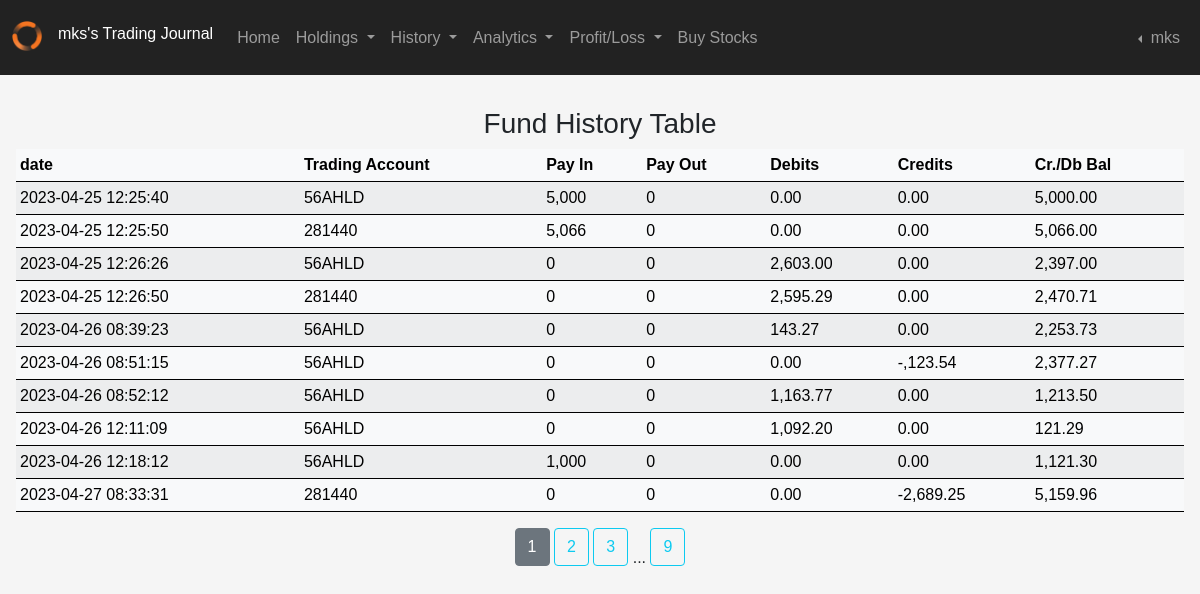
The page /fund_history_page (signed in) on the database its author committed.
### applications/models.py (models this page shows, shortened)
class Users(db.Model, UserMixin):
    __tablename__ = "users"
    id = db.Column(db.Integer(), primary_key=True, autoincrement=True, nullable=False)
    date = db.Column(db.DateTime, server_default=db.func.now(), nullable=False)
    username = db.Column(db.String(45), unique=True, nullable=False)
    email = db.Column(db.String(45), unique=True, nullable=False)
    hash_password = db.Column(db.String(60), nullable=False)
    last_logged = db.Column(db.DateTime, server_default=db.func.now(), server_onupdate=db.func.now(), nullable=False)
    script = db.relationship('Transactions', backref='owner_id', lazy=True)
    brokers = db.relationship('Brokers', backref="user_brokers", lazy=True)
    research = db.relationship('Research', backref="user_research", lazy=True)
    funds = db.relationship('Funds', backref="user_funds", lazy=True)
    @property
    def password(self):
        return self.password

class Funds(db.Model):
    __tablename__ = "funds"
    id = db.Column(db.Integer(), primary_key=True, autoincrement=True, nullable=False)
    date = db.Column(db.DateTime, server_default=db.func.now(), nullable=False)
    user_id = db.Column(db.Integer(), db.ForeignKey('users.id', ondelete='CASCADE', deferrable=False))
    trading_code = db.Column(db.String(length=45), nullable=False)
    pay_in = db.Column(db.Integer(), default=0.00, nullable=False)
    debits = db.Column(db.Float(), default=0.00, nullable=False)
    credits = db.Column(db.Float(), default=0.00, nullable=False)
    pay_out = db.Column(db.Integer(), default=0.00, nullable=False)
    balance = db.Column(db.Float(), default=0.00, nullable=False)

### applications/routers/fund_history_route.py (the view)
@app.route('/fund_history_page', methods=['GET', 'POST'])
@login_required
def fund_history_page():
    from applications.models import Funds
    page = request.args.get('page', 1, int)
    fund_data = Funds.query.filter(Funds.user_id == current_user.id).paginate(page=page, per_page=10)
    for i in fund_data:
        print()
        print(f"{i.trading_code} ---> {i.balance}")
        print()
    return render_template('fund_history.html', fund_data=fund_data)

### applications/models.py (called while the page is built)
@login_manager.user_loader
def load_user(user_id):
    return Users.query.get(int(user_id))

### applications/routers/layout_route.py (called while the page is built)
@app.context_processor
def layout_page():
    acs_form = AutoCompleteSearchForm()
    return dict(acs_form=acs_form)

### applications/templates/fund_history.html (shortened to what this page needs)
{% extends 'layout.html' %}
{% block content %}
        <div class="table">
            <div class='text-center'><h3>Fund History Table</h3></div>
            <table class="table table-light table-striped table-sm tableFixHead">
                <thead>
                    <tr>
                        <th scope="col">date</th>
                        <th scope="col">Trading Account</th>
                        <th scope="col">Pay In</th>
                        <th scope="col">Pay Out</th>
                        <th scope="col">Debits</th>
                        <th scope="col">Credits</th>
                        <th scope="col">Cr./Db Bal</th>
                    </tr>
                </thead>
                <tbody>
                        {% for fd in fund_data.items %}
                        <tr>
                            <td>{{ fd.date }}</td>
                            <td>{{ fd.trading_code }}</td>
                            <td>{{ format_price (fd.pay_in )}}</td>
                            <td>{{ format_price (fd.pay_out) }}</td>
                            <td>{{ format_price (fd.debits )}}</td>
                            <td>{{ format_price (fd.credits) }}</td>
                            <td>{{ format_price (fd.balance) }}</td>
                        </tr>
                        {% endfor %}
                </tbody>
            </table>
            <div class="text-center paginated">
                {% for page_num in fund_data.iter_pages(left_edge=1, right_edge=1, left_current=1, right_current=2) %}
                    {% if page_num %}
                        {% if fund_data.page == page_num %}
                            <a class="btn btn-secondary mb-4" id="btn-current" href="{{ url_for('fund_history_page', page=page_num) }}">{{ page_num }}</a>
                        {% else %}
                            <a class="btn btn-outline-info mb-4" href="{{ url_for('fund_history_page', page=page_num) }}">{{ page_num }}</a>
                        {% endif %}
                    {% else %}
                        ...
                    {% endif %}
                {% endfor %}
            </div>
        </div>
{% endblock content %}
{%- macro format_price(price, thousand_separator=',', decimal_separator='.', decimal_places=2) -%}
{%- set price_as_string = price | string -%}
{%- set price_split = price_as_string.split('.') -%}
{%- set price_integer = price_split[0] -%}
{%- if price_split | count > 1 -%}
{%- set price_fraction = price_split[1] -%}
{%- if price_fraction | length < decimal_places -%}
{%- set price_fraction = price_fraction.ljust(decimal_places, '0') -%}
{%- else -%}
{%- set price_fraction = price_fraction[:decimal_places] -%}
{%- endif -%}
{%- else -%}
{%- set price_fraction = '' -%}
{%- endif -%}
{%- set formatted_price_integer = price_integer | reverse | batch(3) | map('join', '') | join(thousand_separator) | reverse -%}
{%- if price_fraction != '' -%}
{%- set formatted_price = formatted_price_integer ~ decimal_separator ~ price_fraction -%}
{%- else -%}
{%- set formatted_price = formatted_price_integer-%}
{%- endif -%}
{{- formatted_price -}} {%- endmacro -%}

### applications/templates/layout.html (shortened to what this page needs)
<!doctype html>
<html lang="en">
  <head>
    <link href="https://cdn.jsdelivr.net/npm/bootstrap@5.0.2/dist/css/bootstrap.min.css" rel="stylesheet">
    <link href="{{ url_for('static', filename='style.css')}}" rel="stylesheet" type="text/css">
  </head>
  <body>
    <nav class="navbar sticky-top navbar-expand-sm navbar-dark">
        <div class="container-fluid">
          {% if current_user.is_authenticated %}
          <div class="collapse navbar-collapse" id="navbarSupportedContent">
            <div class="logo_nav">
              <img class='mb-1' src="{{ url_for('static', filename='images/nav_dark_logo.png') }}" height=30 width=30 alt="Website Logo">
              <h6 class="title">{{current_user.username}}'s Trading Journal</h6>
            </div>
            <ul class="navbar-nav me-auto mb-2 mb-lg-0">
              <li class="nav-item">
                <a class="nav-link" href="{{ url_for('home_page') }}">Home</a>
              </li>
                <li class="nav-item dropdown">
                  <a class="nav-link dropdown-toggle" href="#" id="navbarDropdown" role="button" data-bs-toggle="dropdown" aria-expanded="false mx-50">
                    Holdings
                  </a>
                </li>
              <li class="nav-item dropdown">
                <a class="nav-link dropdown-toggle" href="#" id="navbarDropdown" role="button" data-bs-toggle="dropdown" aria-expanded="false mx-50">
                  History
                </a>
              </li>
              <li class="nav-item dropdown">
                <a class="nav-link dropdown-toggle" href="#" id="navbarDropdown" role="button" data-bs-toggle="dropdown" aria-expanded="false mx-50">
                  Analytics
                </a>
              </li>
              <li class="nav-item dropdown">
                <a class="nav-link dropdown-toggle" href="#" id="navbarDropdown" role="button" data-bs-toggle="dropdown" aria-expanded="false mx-50">
                  Profit/Loss
                </a>
              </li>
              <li class="nav-item">
                <a class="nav-link" href="{{ url_for('buy_page') }}">Buy Stocks</a>
              </li>
            </ul>
              <div class="d-flex navbar-nav">
                <li class="nav-item dropdown dropstart">
                  <a class="nav-link dropdown-toggle" href="#" id="navbarDropdown" role="button" data-bs-toggle="dropdown" aria-expanded="false mx-50">
                    {{ current_user.username }}
                  </a>
                </li>
              </div>
            {% endif %}
          </div>
        </div>
    </nav>
    <div class="row">
      <div class="col-4"></div>
      <div class="col-4"></div>
    </div>
    {% block content %}
    {% endblock content %}
  </body>
</html>

### applications/static/style.css (style rules this page uses)
body { background-color: whitesmoke; font-family: sans-serif; }
h6.title, div.user_settings, div.table { padding-left: 1rem; padding-right: 1rem; padding-top: 1rem; padding-bottom: 1rem; }
nav { background-color: #222222; color: white; }
.logo_nav { display: flex; align-items: center; }

### rows shown on the page
Users: username "mks"
Funds: date "2023-04-25 12:25:40", trading_code "56AHLD", pay_in "5,000 0 0.00 0.00 5,000.00"
Funds: date "2023-04-25 12:25:50", trading_code "281440", pay_in "5,066 0 0.00 0.00 5,066.00"
Funds: date "2023-04-25 12:26:26", trading_code "56AHLD", formatted_price "0 0 2,603.00 0.00 2,397.00"
Funds: date "2023-04-25 12:26:50", trading_code "281440", formatted_price "0 0 2,595.29 0.00 2,470.71"
Funds: date "2023-04-26 08:39:23", trading_code "56AHLD", formatted_price "0 0 143.27 0.00 2,253.73"
Funds: date "2023-04-26 08:51:15", trading_code "56AHLD", formatted_price "0 0 0.00 -,123.54 2,377.27"
Funds: date "2023-04-26 08:52:12", trading_code "56AHLD", formatted_price "0 0 1,163.77 0.00 1,213.50"
Funds: date "2023-04-26 12:11:09", trading_code "56AHLD", formatted_price "0 0 1,092.20 0.00 121.29"
Funds: date "2023-04-26 12:18:12", trading_code "56AHLD", pay_in "1,000 0 0.00 0.00 1,121.30"
Funds: date "2023-04-27 08:33:31", trading_code "281440", formatted_price "0 0 0.00 -2,689.25 5,159.96"

### other values the page prints
{{ page_num }} "1"
{{ page_num }} "2" "3" "9"
